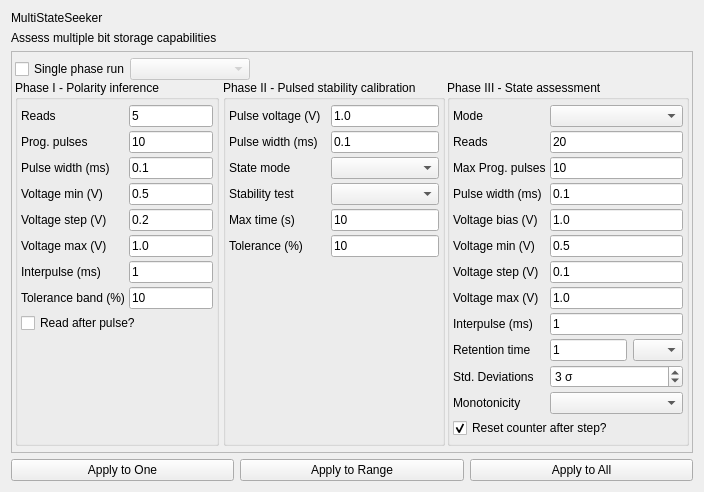
<?xml version="1.0" encoding="UTF-8"?>
<ui version="4.0">
 <class>MSSParent</class>
 <widget class="QWidget" name="MSSParent">
  <property name="geometry">
   <rect>
    <x>0</x>
    <y>0</y>
    <width>704</width>
    <height>492</height>
   </rect>
  </property>
  <property name="windowTitle">
   <string>Form</string>
  </property>
  <layout class="QGridLayout" name="gridLayout" columnstretch="0,0,0">
   <item row="0" column="0" colspan="2">
    <widget class="QLabel" name="titleLabel">
     <property name="text">
      <string>MultiStateSeeker</string>
     </property>
    </widget>
   </item>
   <item row="1" column="0" colspan="2">
    <widget class="QLabel" name="descriptionLabel">
     <property name="text">
      <string>Assess multiple bit storage capabilities</string>
     </property>
    </widget>
   </item>
   <item row="4" column="0" colspan="3">
    <layout class="QHBoxLayout" name="horizontalLayout">
     <property name="bottomMargin">
      <number>0</number>
     </property>
     <item>
      <widget class="QPushButton" name="applyOneButton">
       <property name="text">
        <string>Apply to One</string>
       </property>
      </widget>
     </item>
     <item>
      <widget class="QPushButton" name="applyRangeButton">
       <property name="text">
        <string>Apply to Range</string>
       </property>
      </widget>
     </item>
     <item>
      <widget class="QPushButton" name="applyAllButton">
       <property name="text">
        <string>Apply to All</string>
       </property>
      </widget>
     </item>
    </layout>
   </item>
   <item row="2" column="0" colspan="3">
    <widget class="QScrollArea" name="scrollArea">
     <property name="widgetResizable">
      <bool>true</bool>
     </property>
     <widget class="QWidget" name="scrollAreaWidgetContents">
      <property name="geometry">
       <rect>
        <x>0</x>
        <y>0</y>
        <width>670</width>
        <height>469</height>
       </rect>
      </property>
      <layout class="QGridLayout" name="gridLayout_5">
       <property name="leftMargin">
        <number>3</number>
       </property>
       <property name="topMargin">
        <number>6</number>
       </property>
       <property name="rightMargin">
        <number>3</number>
       </property>
       <property name="bottomMargin">
        <number>6</number>
       </property>
       <property name="horizontalSpacing">
        <number>2</number>
       </property>
       <property name="verticalSpacing">
        <number>0</number>
       </property>
       <item row="1" column="2">
        <widget class="QGroupBox" name="phase2GroupBox">
         <property name="title">
          <string>Phase II - Pulsed stability calibration</string>
         </property>
         <layout class="QGridLayout" name="gridLayout_3">
          <property name="leftMargin">
           <number>3</number>
          </property>
          <property name="topMargin">
           <number>5</number>
          </property>
          <property name="rightMargin">
           <number>3</number>
          </property>
          <property name="bottomMargin">
           <number>5</number>
          </property>
          <property name="spacing">
           <number>4</number>
          </property>
          <item row="3" column="1">
           <widget class="QComboBox" name="stabilityModeCombo"/>
          </item>
          <item row="0" column="1">
           <widget class="QLineEdit" name="stabilityVoltageEdit">
            <property name="text">
             <string>1.0</string>
            </property>
           </widget>
          </item>
          <item row="7" column="0">
           <spacer name="verticalSpacer_2">
            <property name="orientation">
             <enum>Qt::Vertical</enum>
            </property>
            <property name="sizeHint" stdset="0">
             <size>
              <width>20</width>
              <height>40</height>
             </size>
            </property>
           </spacer>
          </item>
          <item row="2" column="0">
           <widget class="QLabel" name="label_15">
            <property name="text">
             <string>State mode</string>
            </property>
           </widget>
          </item>
          <item row="0" column="0">
           <widget class="QLabel" name="label_12">
            <property name="text">
             <string>Pulse voltage (V)</string>
            </property>
           </widget>
          </item>
          <item row="2" column="1">
           <widget class="QComboBox" name="stateModeCombo"/>
          </item>
          <item row="3" column="0">
           <widget class="QLabel" name="label_16">
            <property name="text">
             <string>Stability test</string>
            </property>
           </widget>
          </item>
          <item row="5" column="1">
           <widget class="QStackedWidget" name="stabilityCriterionStackedWidget">
            <property name="sizePolicy">
             <sizepolicy hsizetype="Preferred" vsizetype="Maximum">
              <horstretch>0</horstretch>
              <verstretch>0</verstretch>
             </sizepolicy>
            </property>
            <property name="currentIndex">
             <number>0</number>
            </property>
            <widget class="QWidget" name="page">
             <layout class="QHBoxLayout" name="horizontalLayout_3">
              <property name="margin">
               <number>0</number>
              </property>
              <item>
               <widget class="QLineEdit" name="stabilitySlopeEdit">
                <property name="text">
                 <string>10</string>
                </property>
               </widget>
              </item>
             </layout>
            </widget>
            <widget class="QWidget" name="page_2">
             <layout class="QHBoxLayout" name="horizontalLayout_2">
              <property name="margin">
               <number>0</number>
              </property>
              <item>
               <widget class="QLineEdit" name="tmetricEdit">
                <property name="text">
                 <string>10</string>
                </property>
               </widget>
              </item>
             </layout>
            </widget>
           </widget>
          </item>
          <item row="5" column="0">
           <widget class="QStackedWidget" name="stabilityCriterionLabelStackedWidget">
            <property name="sizePolicy">
             <sizepolicy hsizetype="Preferred" vsizetype="Maximum">
              <horstretch>0</horstretch>
              <verstretch>0</verstretch>
             </sizepolicy>
            </property>
            <property name="currentIndex">
             <number>0</number>
            </property>
            <widget class="QWidget" name="page_3">
             <layout class="QHBoxLayout" name="horizontalLayout_4">
              <property name="margin">
               <number>0</number>
              </property>
              <item>
               <widget class="QLabel" name="label_11">
                <property name="text">
                 <string>Tolerance (%)</string>
                </property>
               </widget>
              </item>
             </layout>
            </widget>
            <widget class="QWidget" name="page_4">
             <layout class="QHBoxLayout" name="horizontalLayout_5">
              <property name="margin">
               <number>0</number>
              </property>
              <item>
               <widget class="QLabel" name="label_13">
                <property name="text">
                 <string>T-metric</string>
                </property>
               </widget>
              </item>
             </layout>
            </widget>
           </widget>
          </item>
          <item row="4" column="0">
           <widget class="QLabel" name="label_9">
            <property name="text">
             <string>Max time (s)</string>
            </property>
           </widget>
          </item>
          <item row="4" column="1">
           <widget class="QLineEdit" name="maxStabilityTimeEdit">
            <property name="text">
             <string>10</string>
            </property>
           </widget>
          </item>
          <item row="1" column="0">
           <widget class="QLabel" name="label_17">
            <property name="text">
             <string>Pulse width (ms)</string>
            </property>
           </widget>
          </item>
          <item row="1" column="1">
           <widget class="QLineEdit" name="volatilityReadPWEdit">
            <property name="text">
             <string>0.1</string>
            </property>
           </widget>
          </item>
         </layout>
        </widget>
       </item>
       <item row="1" column="0">
        <widget class="QGroupBox" name="phase1GroupBox">
         <property name="styleSheet">
          <string notr="true"/>
         </property>
         <property name="title">
          <string>Phase I - Polarity inference</string>
         </property>
         <property name="flat">
          <bool>false</bool>
         </property>
         <layout class="QGridLayout" name="gridLayout_2">
          <property name="leftMargin">
           <number>3</number>
          </property>
          <property name="topMargin">
           <number>5</number>
          </property>
          <property name="rightMargin">
           <number>3</number>
          </property>
          <property name="bottomMargin">
           <number>5</number>
          </property>
          <property name="spacing">
           <number>4</number>
          </property>
          <item row="4" column="0">
           <widget class="QLabel" name="label_4">
            <property name="text">
             <string>Voltage min (V)</string>
            </property>
           </widget>
          </item>
          <item row="1" column="1">
           <widget class="QLineEdit" name="readsEdit">
            <property name="text">
             <string>5</string>
            </property>
           </widget>
          </item>
          <item row="6" column="0">
           <widget class="QLabel" name="label_6">
            <property name="text">
             <string>Voltage max (V)</string>
            </property>
           </widget>
          </item>
          <item row="2" column="0">
           <widget class="QLabel" name="label_2">
            <property name="text">
             <string>Prog. pulses</string>
            </property>
           </widget>
          </item>
          <item row="2" column="1">
           <widget class="QLineEdit" name="pulsesEdit">
            <property name="text">
             <string>10</string>
            </property>
           </widget>
          </item>
          <item row="3" column="0">
           <widget class="QLabel" name="label_3">
            <property name="text">
             <string>Pulse width (ms)</string>
            </property>
           </widget>
          </item>
          <item row="4" column="1">
           <widget class="QLineEdit" name="vminEdit">
            <property name="text">
             <string>0.5</string>
            </property>
           </widget>
          </item>
          <item row="8" column="1">
           <widget class="QLineEdit" name="tolbandEdit">
            <property name="text">
             <string>10</string>
            </property>
           </widget>
          </item>
          <item row="5" column="0">
           <widget class="QLabel" name="label_5">
            <property name="text">
             <string>Voltage step (V)</string>
            </property>
           </widget>
          </item>
          <item row="6" column="1">
           <widget class="QLineEdit" name="vmaxEdit">
            <property name="text">
             <string>1.0</string>
            </property>
           </widget>
          </item>
          <item row="5" column="1">
           <widget class="QLineEdit" name="vstepEdit">
            <property name="text">
             <string>0.2</string>
            </property>
           </widget>
          </item>
          <item row="1" column="0">
           <widget class="QLabel" name="label">
            <property name="text">
             <string>Reads</string>
            </property>
           </widget>
          </item>
          <item row="3" column="1">
           <widget class="QLineEdit" name="pulseWidthEdit">
            <property name="text">
             <string>0.1</string>
            </property>
           </widget>
          </item>
          <item row="11" column="0">
           <spacer name="verticalSpacer">
            <property name="orientation">
             <enum>Qt::Vertical</enum>
            </property>
            <property name="sizeHint" stdset="0">
             <size>
              <width>20</width>
              <height>40</height>
             </size>
            </property>
           </spacer>
          </item>
          <item row="8" column="0">
           <widget class="QLabel" name="label_7">
            <property name="text">
             <string>Tolerance band (%)</string>
            </property>
           </widget>
          </item>
          <item row="7" column="0">
           <widget class="QLabel" name="label_8">
            <property name="text">
             <string>Interpulse (ms)</string>
            </property>
           </widget>
          </item>
          <item row="7" column="1">
           <widget class="QLineEdit" name="interpulseEdit">
            <property name="text">
             <string>1</string>
            </property>
           </widget>
          </item>
          <item row="9" column="0" colspan="2">
           <widget class="QCheckBox" name="readAfterPulseCheckBox">
            <property name="text">
             <string>Read after pulse?</string>
            </property>
           </widget>
          </item>
          <item row="10" column="1">
           <widget class="QStackedWidget" name="stackedWidget">
            <property name="sizePolicy">
             <sizepolicy hsizetype="Preferred" vsizetype="Maximum">
              <horstretch>0</horstretch>
              <verstretch>0</verstretch>
             </sizepolicy>
            </property>
            <property name="currentIndex">
             <number>1</number>
            </property>
            <widget class="QWidget" name="page_5">
             <layout class="QHBoxLayout" name="horizontalLayout_10">
              <property name="spacing">
               <number>0</number>
              </property>
              <property name="margin">
               <number>0</number>
              </property>
              <item>
               <widget class="QComboBox" name="comboBox">
                <property name="styleSheet">
                 <string notr="true"/>
                </property>
               </widget>
              </item>
             </layout>
            </widget>
            <widget class="QWidget" name="page_6"/>
           </widget>
          </item>
         </layout>
        </widget>
       </item>
       <item row="1" column="3">
        <widget class="QGroupBox" name="phase3GroupBox">
         <property name="title">
          <string>Phase III - State assessment</string>
         </property>
         <layout class="QGridLayout" name="gridLayout_4">
          <property name="leftMargin">
           <number>3</number>
          </property>
          <property name="topMargin">
           <number>5</number>
          </property>
          <property name="rightMargin">
           <number>3</number>
          </property>
          <property name="bottomMargin">
           <number>5</number>
          </property>
          <property name="spacing">
           <number>4</number>
          </property>
          <item row="15" column="0">
           <spacer name="verticalSpacer_3">
            <property name="orientation">
             <enum>Qt::Vertical</enum>
            </property>
            <property name="sizeHint" stdset="0">
             <size>
              <width>20</width>
              <height>40</height>
             </size>
            </property>
           </spacer>
          </item>
          <item row="7" column="0">
           <widget class="QStackedWidget" name="pwConst04LabelStackedWidget">
            <property name="currentIndex">
             <number>0</number>
            </property>
            <widget class="QWidget" name="page_17">
             <layout class="QHBoxLayout" name="horizontalLayout_21">
              <property name="spacing">
               <number>0</number>
              </property>
              <property name="margin">
               <number>0</number>
              </property>
              <item>
               <widget class="QLabel" name="label_10">
                <property name="text">
                 <string>Voltage max (V)</string>
                </property>
               </widget>
              </item>
             </layout>
            </widget>
            <widget class="QWidget" name="page_18">
             <layout class="QHBoxLayout" name="horizontalLayout_23">
              <property name="spacing">
               <number>0</number>
              </property>
              <property name="margin">
               <number>0</number>
              </property>
              <item>
               <widget class="QLabel" name="label_29">
                <property name="text">
                 <string>Pulse max (ms)</string>
                </property>
               </widget>
              </item>
             </layout>
            </widget>
            <widget class="QWidget" name="page_23">
             <layout class="QHBoxLayout" name="horizontalLayout_25">
              <property name="spacing">
               <number>0</number>
              </property>
              <property name="margin">
               <number>0</number>
              </property>
              <item>
               <widget class="QLabel" name="label_32">
                <property name="text">
                 <string>Pulses max</string>
                </property>
               </widget>
              </item>
             </layout>
            </widget>
           </widget>
          </item>
          <item row="7" column="1">
           <widget class="QStackedWidget" name="pwConst04EditStackedWidget">
            <property name="currentIndex">
             <number>0</number>
            </property>
            <widget class="QWidget" name="page_19">
             <layout class="QHBoxLayout" name="horizontalLayout_22">
              <property name="spacing">
               <number>0</number>
              </property>
              <property name="margin">
               <number>0</number>
              </property>
              <item>
               <widget class="QLineEdit" name="stateVmaxEdit">
                <property name="text">
                 <string>1.0</string>
                </property>
               </widget>
              </item>
             </layout>
            </widget>
            <widget class="QWidget" name="page_20">
             <layout class="QHBoxLayout" name="horizontalLayout_24">
              <property name="spacing">
               <number>0</number>
              </property>
              <property name="margin">
               <number>0</number>
              </property>
              <item>
               <widget class="QLineEdit" name="statePWmaxEdit">
                <property name="text">
                 <string>0.1</string>
                </property>
               </widget>
              </item>
             </layout>
            </widget>
            <widget class="QWidget" name="page_26">
             <layout class="QHBoxLayout" name="horizontalLayout_28">
              <property name="spacing">
               <number>0</number>
              </property>
              <property name="margin">
               <number>0</number>
              </property>
              <item>
               <widget class="QLineEdit" name="statePulsesMaxEdit">
                <property name="text">
                 <string>10</string>
                </property>
               </widget>
              </item>
             </layout>
            </widget>
           </widget>
          </item>
          <item row="14" column="0" colspan="2">
           <widget class="QCheckBox" name="resetCounterCheckBox">
            <property name="text">
             <string>Reset counter after step?</string>
            </property>
            <property name="checked">
             <bool>true</bool>
            </property>
           </widget>
          </item>
          <item row="6" column="1">
           <widget class="QStackedWidget" name="pwConst03EditStackedWidget">
            <property name="currentIndex">
             <number>0</number>
            </property>
            <widget class="QWidget" name="page_15">
             <layout class="QHBoxLayout" name="horizontalLayout_18">
              <property name="spacing">
               <number>0</number>
              </property>
              <property name="margin">
               <number>0</number>
              </property>
              <item>
               <widget class="QLineEdit" name="stateVstepEdit">
                <property name="text">
                 <string>0.1</string>
                </property>
               </widget>
              </item>
             </layout>
            </widget>
            <widget class="QWidget" name="page_16">
             <layout class="QHBoxLayout" name="horizontalLayout_20">
              <property name="spacing">
               <number>0</number>
              </property>
              <property name="margin">
               <number>0</number>
              </property>
              <item>
               <widget class="QLineEdit" name="statePWstepEdit">
                <property name="text">
                 <string>0.01</string>
                </property>
               </widget>
              </item>
             </layout>
            </widget>
            <widget class="QWidget" name="page_25">
             <layout class="QHBoxLayout" name="horizontalLayout_27">
              <property name="spacing">
               <number>0</number>
              </property>
              <property name="margin">
               <number>0</number>
              </property>
              <item>
               <widget class="QLineEdit" name="statePulsesStepEdit">
                <property name="text">
                 <string>1</string>
                </property>
               </widget>
              </item>
             </layout>
            </widget>
           </widget>
          </item>
          <item row="6" column="0">
           <widget class="QStackedWidget" name="pwConst03LabelStackedWidget">
            <property name="currentIndex">
             <number>0</number>
            </property>
            <widget class="QWidget" name="page_13">
             <layout class="QHBoxLayout" name="horizontalLayout_17">
              <property name="spacing">
               <number>0</number>
              </property>
              <property name="margin">
               <number>0</number>
              </property>
              <item>
               <widget class="QLabel" name="label_18">
                <property name="text">
                 <string>Voltage step (V)</string>
                </property>
               </widget>
              </item>
             </layout>
            </widget>
            <widget class="QWidget" name="page_14">
             <layout class="QHBoxLayout" name="horizontalLayout_19">
              <property name="spacing">
               <number>0</number>
              </property>
              <property name="margin">
               <number>0</number>
              </property>
              <item>
               <widget class="QLabel" name="label_28">
                <property name="text">
                 <string>Pulse step (ms)</string>
                </property>
               </widget>
              </item>
             </layout>
            </widget>
            <widget class="QWidget" name="page_22">
             <layout class="QHBoxLayout" name="horizontalLayout_8">
              <property name="spacing">
               <number>0</number>
              </property>
              <property name="margin">
               <number>0</number>
              </property>
              <item>
               <widget class="QLabel" name="label_31">
                <property name="text">
                 <string>Pulses step</string>
                </property>
               </widget>
              </item>
             </layout>
            </widget>
           </widget>
          </item>
          <item row="0" column="0">
           <widget class="QLabel" name="label_25">
            <property name="text">
             <string>Mode</string>
            </property>
           </widget>
          </item>
          <item row="0" column="1">
           <widget class="QComboBox" name="assessModeCombo"/>
          </item>
          <item row="2" column="1">
           <widget class="QLineEdit" name="statePulsesEdit">
            <property name="text">
             <string>10</string>
            </property>
           </widget>
          </item>
          <item row="10" column="0">
           <widget class="QLabel" name="label_20">
            <property name="text">
             <string>Interpulse (ms)</string>
            </property>
           </widget>
          </item>
          <item row="10" column="1">
           <widget class="QLineEdit" name="stateInterpulseEdit">
            <property name="text">
             <string>1</string>
            </property>
           </widget>
          </item>
          <item row="1" column="1">
           <widget class="QLineEdit" name="stateReadsEdit">
            <property name="text">
             <string>20</string>
            </property>
           </widget>
          </item>
          <item row="1" column="0">
           <widget class="QLabel" name="label_21">
            <property name="text">
             <string>Reads</string>
            </property>
           </widget>
          </item>
          <item row="12" column="1">
           <widget class="QSpinBox" name="stateStdevSpinBox">
            <property name="suffix">
             <string> σ</string>
            </property>
            <property name="minimum">
             <number>1</number>
            </property>
            <property name="maximum">
             <number>9</number>
            </property>
            <property name="value">
             <number>3</number>
            </property>
           </widget>
          </item>
          <item row="2" column="0">
           <widget class="QLabel" name="progPulsesLabel">
            <property name="text">
             <string>Max Prog. pulses</string>
            </property>
           </widget>
          </item>
          <item row="12" column="0">
           <widget class="QLabel" name="label_19">
            <property name="text">
             <string>Std. Deviations</string>
            </property>
           </widget>
          </item>
          <item row="11" column="0">
           <widget class="QLabel" name="label_22">
            <property name="text">
             <string>Retention time</string>
            </property>
           </widget>
          </item>
          <item row="11" column="1">
           <layout class="QHBoxLayout" name="horizontalLayout_6" stretch="0,0,0,0">
            <property name="spacing">
             <number>0</number>
            </property>
            <item>
             <widget class="QLineEdit" name="stateRetentionEdit">
              <property name="sizePolicy">
               <sizepolicy hsizetype="Maximum" vsizetype="Fixed">
                <horstretch>0</horstretch>
                <verstretch>0</verstretch>
               </sizepolicy>
              </property>
              <property name="maximumSize">
               <size>
                <width>100</width>
                <height>16777215</height>
               </size>
              </property>
              <property name="text">
               <string>1</string>
              </property>
             </widget>
            </item>
            <item>
             <spacer name="horizontalSpacer_2">
              <property name="orientation">
               <enum>Qt::Horizontal</enum>
              </property>
              <property name="sizeType">
               <enum>QSizePolicy::Fixed</enum>
              </property>
              <property name="sizeHint" stdset="0">
               <size>
                <width>6</width>
                <height>20</height>
               </size>
              </property>
             </spacer>
            </item>
            <item>
             <widget class="QComboBox" name="stateRetentionMultiplierComboBox">
              <property name="sizePolicy">
               <sizepolicy hsizetype="Expanding" vsizetype="Fixed">
                <horstretch>0</horstretch>
                <verstretch>0</verstretch>
               </sizepolicy>
              </property>
              <property name="minimumSize">
               <size>
                <width>50</width>
                <height>0</height>
               </size>
              </property>
              <property name="maximumSize">
               <size>
                <width>50</width>
                <height>16777215</height>
               </size>
              </property>
             </widget>
            </item>
            <item>
             <spacer name="horizontalSpacer">
              <property name="orientation">
               <enum>Qt::Horizontal</enum>
              </property>
              <property name="sizeType">
               <enum>QSizePolicy::MinimumExpanding</enum>
              </property>
              <property name="sizeHint" stdset="0">
               <size>
                <width>0</width>
                <height>20</height>
               </size>
              </property>
             </spacer>
            </item>
           </layout>
          </item>
          <item row="5" column="0">
           <widget class="QStackedWidget" name="pwConst02LabelStackedWidget">
            <property name="currentIndex">
             <number>0</number>
            </property>
            <widget class="QWidget" name="page_9">
             <layout class="QHBoxLayout" name="horizontalLayout_13">
              <property name="spacing">
               <number>0</number>
              </property>
              <property name="margin">
               <number>0</number>
              </property>
              <item>
               <widget class="QLabel" name="label_24">
                <property name="text">
                 <string>Voltage min (V)</string>
                </property>
               </widget>
              </item>
             </layout>
            </widget>
            <widget class="QWidget" name="page_10">
             <layout class="QHBoxLayout" name="horizontalLayout_15">
              <property name="spacing">
               <number>0</number>
              </property>
              <property name="margin">
               <number>0</number>
              </property>
              <item>
               <widget class="QLabel" name="label_27">
                <property name="text">
                 <string>Pulse min (ms)</string>
                </property>
               </widget>
              </item>
             </layout>
            </widget>
            <widget class="QWidget" name="page_21">
             <layout class="QHBoxLayout" name="horizontalLayout_7">
              <property name="spacing">
               <number>0</number>
              </property>
              <property name="margin">
               <number>0</number>
              </property>
              <item>
               <widget class="QLabel" name="label_30">
                <property name="text">
                 <string>Pulses min</string>
                </property>
               </widget>
              </item>
             </layout>
            </widget>
           </widget>
          </item>
          <item row="3" column="0">
           <widget class="QLabel" name="pulseWidthLabel">
            <property name="sizePolicy">
             <sizepolicy hsizetype="Preferred" vsizetype="Fixed">
              <horstretch>0</horstretch>
              <verstretch>0</verstretch>
             </sizepolicy>
            </property>
            <property name="text">
             <string>Pulse width (ms)</string>
            </property>
           </widget>
          </item>
          <item row="5" column="1">
           <widget class="QStackedWidget" name="pwConst02EditStackedWidget">
            <property name="currentIndex">
             <number>0</number>
            </property>
            <widget class="QWidget" name="page_11">
             <layout class="QHBoxLayout" name="horizontalLayout_14">
              <property name="spacing">
               <number>0</number>
              </property>
              <property name="margin">
               <number>0</number>
              </property>
              <item>
               <widget class="QLineEdit" name="stateVminEdit">
                <property name="text">
                 <string>0.5</string>
                </property>
               </widget>
              </item>
             </layout>
            </widget>
            <widget class="QWidget" name="page_12">
             <layout class="QHBoxLayout" name="horizontalLayout_16">
              <property name="spacing">
               <number>0</number>
              </property>
              <property name="margin">
               <number>0</number>
              </property>
              <item>
               <widget class="QLineEdit" name="statePWminEdit">
                <property name="text">
                 <string>0.01</string>
                </property>
               </widget>
              </item>
             </layout>
            </widget>
            <widget class="QWidget" name="page_24">
             <layout class="QHBoxLayout" name="horizontalLayout_26">
              <property name="spacing">
               <number>0</number>
              </property>
              <property name="margin">
               <number>0</number>
              </property>
              <item>
               <widget class="QLineEdit" name="statePulsesMinEdit">
                <property name="text">
                 <string>1</string>
                </property>
               </widget>
              </item>
             </layout>
            </widget>
           </widget>
          </item>
          <item row="3" column="1">
           <widget class="QLineEdit" name="statePulseWidthEdit">
            <property name="text">
             <string>0.1</string>
            </property>
           </widget>
          </item>
          <item row="4" column="1">
           <widget class="QLineEdit" name="stateVoltageEdit">
            <property name="text">
             <string>1.0</string>
            </property>
           </widget>
          </item>
          <item row="4" column="0">
           <widget class="QLabel" name="voltageBiasLabel">
            <property name="text">
             <string>Voltage bias (V)</string>
            </property>
           </widget>
          </item>
          <item row="13" column="0">
           <widget class="QLabel" name="label_14">
            <property name="text">
             <string>Monotonicity</string>
            </property>
           </widget>
          </item>
          <item row="13" column="1">
           <widget class="QComboBox" name="monotonicityComboBox"/>
          </item>
         </layout>
        </widget>
       </item>
       <item row="0" column="0" colspan="4">
        <layout class="QHBoxLayout" name="horizontalLayout_9">
         <property name="bottomMargin">
          <number>0</number>
         </property>
         <item>
          <widget class="QCheckBox" name="singlePhaseRunCheckBox">
           <property name="text">
            <string>Single phase run</string>
           </property>
          </widget>
         </item>
         <item>
          <widget class="QComboBox" name="singlePhaseRunComboBox">
           <property name="enabled">
            <bool>false</bool>
           </property>
           <property name="minimumSize">
            <size>
             <width>120</width>
             <height>0</height>
            </size>
           </property>
          </widget>
         </item>
         <item>
          <spacer name="horizontalSpacer_3">
           <property name="orientation">
            <enum>Qt::Horizontal</enum>
           </property>
           <property name="sizeHint" stdset="0">
            <size>
             <width>40</width>
             <height>20</height>
            </size>
           </property>
          </spacer>
         </item>
        </layout>
       </item>
      </layout>
     </widget>
    </widget>
   </item>
  </layout>
 </widget>
 <tabstops>
  <tabstop>singlePhaseRunCheckBox</tabstop>
  <tabstop>singlePhaseRunComboBox</tabstop>
  <tabstop>readsEdit</tabstop>
  <tabstop>pulsesEdit</tabstop>
  <tabstop>pulseWidthEdit</tabstop>
  <tabstop>vminEdit</tabstop>
  <tabstop>vstepEdit</tabstop>
  <tabstop>vmaxEdit</tabstop>
  <tabstop>interpulseEdit</tabstop>
  <tabstop>tolbandEdit</tabstop>
  <tabstop>readAfterPulseCheckBox</tabstop>
  <tabstop>stabilityVoltageEdit</tabstop>
  <tabstop>volatilityReadPWEdit</tabstop>
  <tabstop>stateModeCombo</tabstop>
  <tabstop>stabilityModeCombo</tabstop>
  <tabstop>maxStabilityTimeEdit</tabstop>
  <tabstop>stabilitySlopeEdit</tabstop>
  <tabstop>assessModeCombo</tabstop>
  <tabstop>stateReadsEdit</tabstop>
  <tabstop>statePulsesEdit</tabstop>
  <tabstop>statePulseWidthEdit</tabstop>
  <tabstop>stateVoltageEdit</tabstop>
  <tabstop>stateVminEdit</tabstop>
  <tabstop>stateVstepEdit</tabstop>
  <tabstop>stateVmaxEdit</tabstop>
  <tabstop>stateInterpulseEdit</tabstop>
  <tabstop>stateRetentionEdit</tabstop>
  <tabstop>stateRetentionMultiplierComboBox</tabstop>
  <tabstop>stateStdevSpinBox</tabstop>
  <tabstop>applyOneButton</tabstop>
  <tabstop>applyRangeButton</tabstop>
  <tabstop>applyAllButton</tabstop>
  <tabstop>resetCounterCheckBox</tabstop>
  <tabstop>monotonicityComboBox</tabstop>
  <tabstop>scrollArea</tabstop>
  <tabstop>statePWmaxEdit</tabstop>
  <tabstop>statePWminEdit</tabstop>
  <tabstop>statePulsesMinEdit</tabstop>
  <tabstop>tmetricEdit</tabstop>
  <tabstop>comboBox</tabstop>
  <tabstop>statePWstepEdit</tabstop>
  <tabstop>statePulsesMaxEdit</tabstop>
  <tabstop>statePulsesStepEdit</tabstop>
 </tabstops>
 <resources/>
 <connections/>
</ui>
